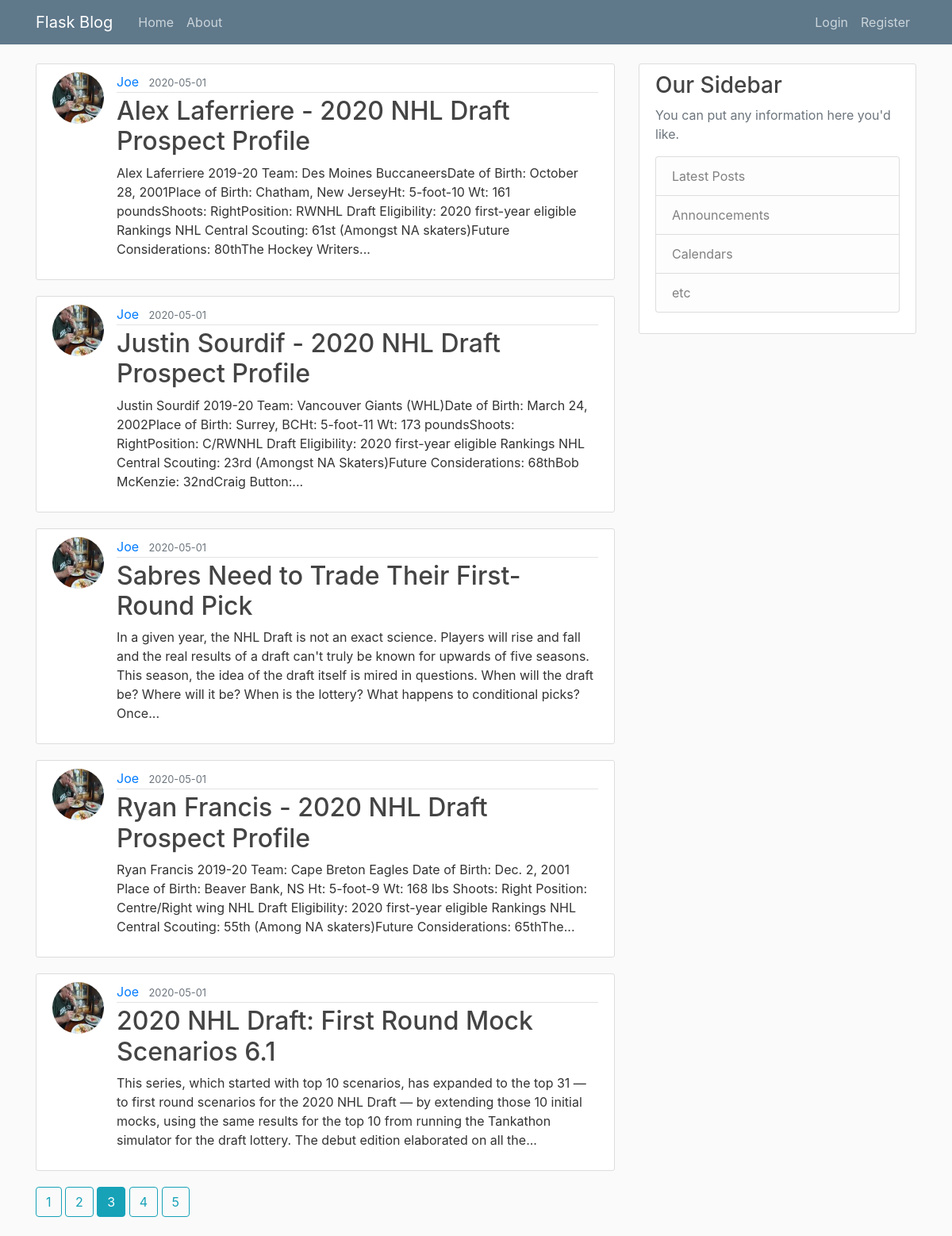
Screenshot of /home?page=3 with the database file from the repository.
### flask_blog/models.py (models this page shows, shortened)
class Post(db.Model):
    id = db.Column(db.Integer, primary_key=True)
    title = db.Column(db.String(100), nullable=False)
    date_posted = db.Column(db.DateTime, nullable=False, default=datetime.utcnow)
    content = db.Column(db.Text, nullable=False)
    user_id = db.Column(db.Integer, db.ForeignKey('user.id'), nullable=False)

class User(db.Model, UserMixin):
    id = db.Column(db.Integer, primary_key=True)
    username = db.Column(db.String(20), unique=True, nullable=False)
    email = db.Column(db.String(120), unique=True, nullable=False)
    image_file = db.Column(db.String(20), nullable=False, default='default.jpg')
    password = db.Column(db.String(60), nullable=False)
    posts = db.relationship('Post', backref='author', lazy=True)

### flask_blog/routes.py (the view)
@app.route("/")
@app.route("/home")
def home():
    page = request.args.get('page', 1, type=int)
    posts = Post.query.order_by(Post.date_posted.desc()).paginate(page=page, per_page=5)
    return render_template('home.html', posts=posts)

### flask_blog/templates/home.html
{% extends "layout.html" %}
{% block content %}
    {% for post in posts.items %}
        <article class="media content-section">
            <img class="rounded-circle article-img" src="{{ url_for('static', filename='profile_pics/' + post.author.image_file) }}">
          <div class="media-body">
            <div class="article-metadata">
              <a class="mr-2" href="{{ url_for('user_posts', username=post.author.username) }}">{{ post.author.username }}</a>
              <small class="text-muted">{{ post.date_posted.strftime('%Y-%m-%d') }}</small>
            </div>
            <h2><a class="article-title" href="{{ url_for('post',post_id=post.id) }}">{{ post.title }}</a></h2>
            <p class="article-content">{{ post.content }}</p>
          </div>
        </article>
    {% endfor %}
    {% for page_num in posts.iter_pages(left_edge=1, right_edge=1, left_current=1, right_current=2) %}
        {% if page_num %}
            {% if posts.page == page_num %}
                <a class="btn btn-info mb-4" href="{{ url_for('home', page=page_num) }}">{{ page_num }}</a>
            {% else %}
                <a class="btn btn-outline-info mb-4" href="{{ url_for('home', page=page_num) }}">{{ page_num }}</a>
            {% endif %}
        {% else %}
            ...
        {% endif %}
    {% endfor %}
{% endblock content %}

### flask_blog/static/main.css (style rules this page uses)
body { background: #fafafa; color: #333333; margin-top: 5rem; }
h1, h2, h3, h4, h5, h6 { color: #444444; }
.content-section { background: #ffffff; padding: 10px 20px; border: 1px solid #dddddd; border-radius: 3px; margin-bottom: 20px; }
.article-title { color: #444444; }
.article-content { white-space: pre-line; }
.article-img { height: 65px; width: 65px; margin-right: 16px; }
.article-metadata { padding-bottom: 1px; margin-bottom: 4px; border-bottom: 1px solid #e3e3e3 }

### rows the page displays
Post: image_file (picture), author.username "Joe", date_posted "2020-05-01", title "Alex Laferriere - 2020 NHL Draft Prospect Profile", content "Alex Laferriere 2019-20 Team: Des Moines BuccaneersDate of Birth: October 28, 2001Place of Birth: Chatham, New JerseyHt: 5-foot-10 Wt: 161 poundsShoots: RightPosition: RWNHL Draft Eligibility: 2020 first-year eligible Rankings NHL Central Scouting: 61st (Amongst NA skaters)Future Considerations: 80thThe Hockey Writers..."
Post: image_file (picture), author.username "Joe", date_posted "2020-05-01", title "Justin Sourdif - 2020 NHL Draft Prospect Profile", content "Justin Sourdif 2019-20 Team: Vancouver Giants (WHL)Date of Birth: March 24, 2002Place of Birth: Surrey, BCHt: 5-foot-11 Wt: 173 poundsShoots: RightPosition: C/RWNHL Draft Eligibility: 2020 first-year eligible Rankings NHL Central Scouting: 23rd (Amongst NA Skaters)Future Considerations: 68thBob McKenzie: 32ndCraig Button:..."
Post: image_file (picture), author.username "Joe", date_posted "2020-05-01", title "Sabres Need to Trade Their First-Round Pick", content "In a given year, the NHL Draft is not an exact science. Players will rise and fall and the real results of a draft can't truly be known for upwards of five seasons. This season, the idea of the draft itself is mired in questions. When will the draft be? Where will it be? When is the lottery? What happens to conditional picks? Once..."
Post: image_file (picture), author.username "Joe", date_posted "2020-05-01", title "Ryan Francis - 2020 NHL Draft Prospect Profile", content "Ryan Francis 2019-20 Team: Cape Breton Eagles Date of Birth: Dec. 2, 2001 Place of Birth: Beaver Bank, NS Ht: 5-foot-9 Wt: 168 lbs Shoots: Right Position: Centre/Right wing NHL Draft Eligibility: 2020 first-year eligible Rankings NHL Central Scouting: 55th (Among NA skaters)Future Considerations: 65thThe..."
Post: image_file (picture), author.username "Joe", date_posted "2020-05-01", title "2020 NHL Draft: First Round Mock Scenarios 6.1", content "This series, which started with top 10 scenarios, has expanded to the top 31 — to first round scenarios for the 2020 NHL Draft — by extending those 10 initial mocks, using the same results for the top 10 from running the Tankathon simulator for the draft lottery. The debut edition elaborated on all the..."

### other values shown
{{ page_num }} "1" "2" "4" "5"
{{ page_num }} "3"
